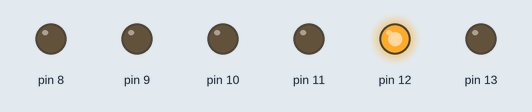
Recording of a sketch running on a simulated Arduino Uno, built with avr-gcc and run on an emulated ATmega328P. Shown: output pins drawn as LEDs (lit = HIGH).

Above: at 0.37 s.
At 0.87 s:
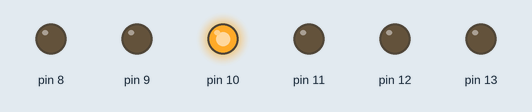
At 1.37 s:
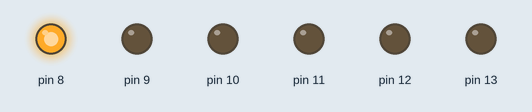
At 2.7 s:
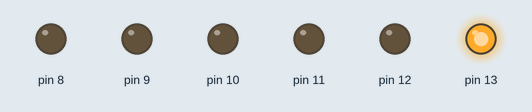
At 4.37 s:
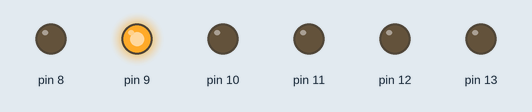
At 6.12 s:
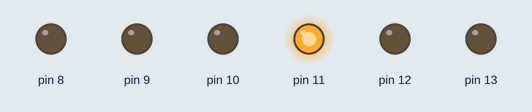
Timing chart, 0 to 6.4 s (numbered marks = the images above):
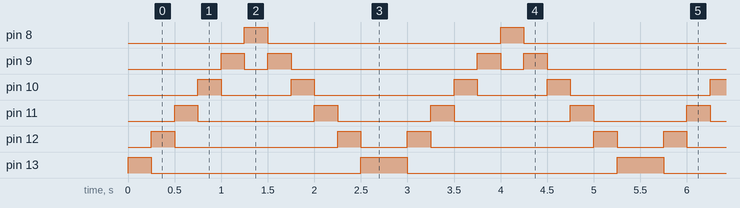

Measured:
- by itself, pin 8: alternates HIGH for 0.25 s and LOW for 2.5 s
- by itself, pin 9: repeats every 2.8 s: LOW 0.25 s, HIGH 0.25 s, LOW 2.0 s, HIGH 0.25 s
- by itself, pin 10: repeats every 2.8 s: LOW 0.75 s, HIGH 0.25 s, LOW 1.5 s, HIGH 0.25 s
- by itself, pin 11: repeats every 2.8 s: LOW 1.3 s, HIGH 0.25 s, LOW 1.0 s, HIGH 0.25 s
- by itself, pin 12: repeats every 2.8 s: LOW 1.8 s, HIGH 0.25 s, LOW 0.50 s, HIGH 0.25 s
- by itself, pin 13: repeats every 2.8 s: LOW 2.3 s, HIGH 0.50 s

The sketch:

larsonscanner1.ino
```cpp
int tempo =250;


void setup()
{
  pinMode(13, OUTPUT);
  pinMode(12, OUTPUT);
  pinMode(11, OUTPUT);
  pinMode(10, OUTPUT);
  pinMode(9, OUTPUT);
  pinMode(8, OUTPUT);
}

void loop()
{

  digitalWrite(13, HIGH);
  digitalWrite(12, LOW);
  delay(tempo);
  digitalWrite(13, LOW);
  digitalWrite(12, HIGH);
  delay(tempo);
  digitalWrite(12, LOW);
  digitalWrite(11, HIGH);
  delay(tempo);
  digitalWrite(11, LOW);
  digitalWrite(10, HIGH);
  delay(tempo);
  digitalWrite(10, LOW);
  digitalWrite(9, HIGH);
  delay(tempo);
  digitalWrite(9, LOW);
  digitalWrite(8, HIGH);
  delay(tempo);
  digitalWrite(8, LOW);
  digitalWrite(9, HIGH);
  delay(tempo);
  digitalWrite(9, LOW);
  digitalWrite(10, HIGH);
  delay(tempo);
  digitalWrite(10, LOW);
  digitalWrite(11, HIGH);
  delay(tempo);
  digitalWrite(11, LOW);
  digitalWrite(12, HIGH);
  delay(tempo);
  digitalWrite(12, LOW);
  digitalWrite(13, HIGH);
  delay(tempo);


}
```
